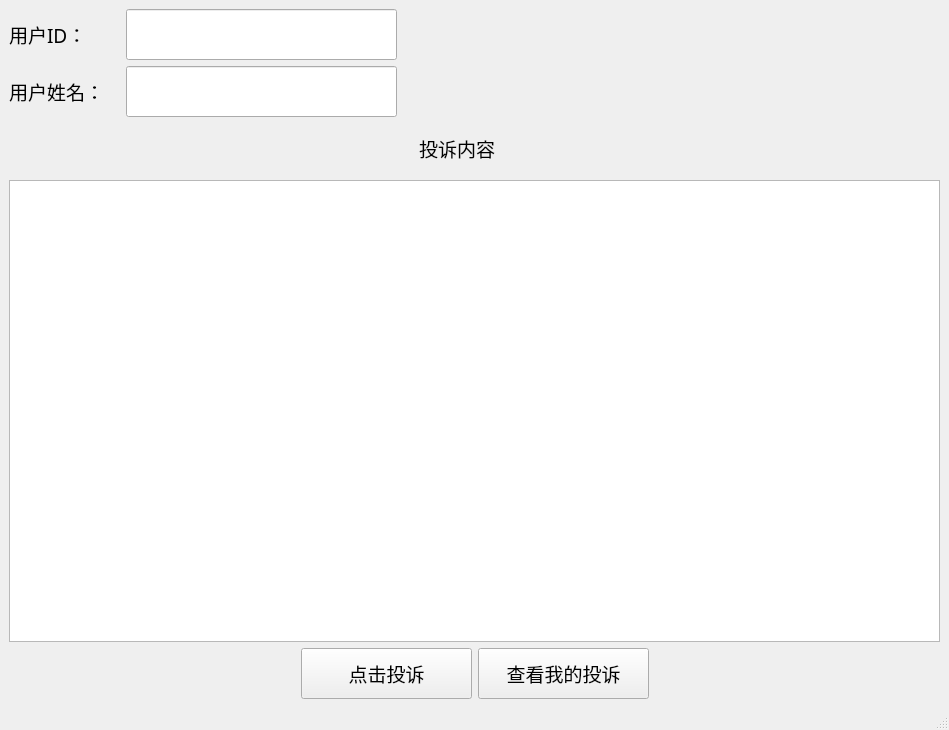
<?xml version="1.0" encoding="UTF-8"?>
<ui version="4.0">
 <class>complaintInfo_User</class>
 <widget class="QMainWindow" name="complaintInfo_User">
  <property name="geometry">
   <rect>
    <x>0</x>
    <y>0</y>
    <width>949</width>
    <height>730</height>
   </rect>
  </property>
  <property name="windowTitle">
   <string>MainWindow</string>
  </property>
  <widget class="QWidget" name="centralwidget">
   <layout class="QGridLayout" name="gridLayout">
    <item row="0" column="0">
     <layout class="QVBoxLayout" name="verticalLayout_5">
      <item>
       <layout class="QVBoxLayout" name="verticalLayout_4">
        <item>
         <layout class="QHBoxLayout" name="horizontalLayout">
          <item>
           <layout class="QVBoxLayout" name="verticalLayout">
            <item>
             <widget class="QLabel" name="label">
              <property name="minimumSize">
               <size>
                <width>111</width>
                <height>51</height>
               </size>
              </property>
              <property name="maximumSize">
               <size>
                <width>111</width>
                <height>51</height>
               </size>
              </property>
              <property name="font">
               <font>
                <family>宋体</family>
                <pointsize>14</pointsize>
               </font>
              </property>
              <property name="text">
               <string>用户ID：</string>
              </property>
             </widget>
            </item>
            <item>
             <widget class="QLabel" name="label_2">
              <property name="minimumSize">
               <size>
                <width>111</width>
                <height>51</height>
               </size>
              </property>
              <property name="maximumSize">
               <size>
                <width>111</width>
                <height>51</height>
               </size>
              </property>
              <property name="font">
               <font>
                <family>宋体</family>
                <pointsize>14</pointsize>
               </font>
              </property>
              <property name="text">
               <string>用户姓名：</string>
              </property>
             </widget>
            </item>
           </layout>
          </item>
          <item>
           <layout class="QVBoxLayout" name="verticalLayout_3">
            <item>
             <widget class="QLineEdit" name="lineEdit_id">
              <property name="minimumSize">
               <size>
                <width>271</width>
                <height>51</height>
               </size>
              </property>
              <property name="maximumSize">
               <size>
                <width>271</width>
                <height>51</height>
               </size>
              </property>
              <property name="font">
               <font>
                <family>宋体</family>
                <pointsize>14</pointsize>
               </font>
              </property>
             </widget>
            </item>
            <item>
             <widget class="QLineEdit" name="lineEdit_name">
              <property name="minimumSize">
               <size>
                <width>271</width>
                <height>51</height>
               </size>
              </property>
              <property name="maximumSize">
               <size>
                <width>271</width>
                <height>51</height>
               </size>
              </property>
              <property name="font">
               <font>
                <family>宋体</family>
                <pointsize>14</pointsize>
               </font>
              </property>
             </widget>
            </item>
           </layout>
          </item>
          <item>
           <spacer name="horizontalSpacer">
            <property name="orientation">
             <enum>Qt::Horizontal</enum>
            </property>
            <property name="sizeHint" stdset="0">
             <size>
              <width>40</width>
              <height>20</height>
             </size>
            </property>
           </spacer>
          </item>
          <item>
           <spacer name="horizontalSpacer_3">
            <property name="orientation">
             <enum>Qt::Horizontal</enum>
            </property>
            <property name="sizeHint" stdset="0">
             <size>
              <width>40</width>
              <height>20</height>
             </size>
            </property>
           </spacer>
          </item>
          <item>
           <spacer name="horizontalSpacer_2">
            <property name="orientation">
             <enum>Qt::Horizontal</enum>
            </property>
            <property name="sizeHint" stdset="0">
             <size>
              <width>40</width>
              <height>20</height>
             </size>
            </property>
           </spacer>
          </item>
         </layout>
        </item>
        <item>
         <layout class="QVBoxLayout" name="verticalLayout_2">
          <item alignment="Qt::AlignHCenter">
           <widget class="QLabel" name="label_3">
            <property name="minimumSize">
             <size>
              <width>111</width>
              <height>51</height>
             </size>
            </property>
            <property name="maximumSize">
             <size>
              <width>111</width>
              <height>51</height>
             </size>
            </property>
            <property name="font">
             <font>
              <family>宋体</family>
              <pointsize>14</pointsize>
             </font>
            </property>
            <property name="text">
             <string>投诉内容</string>
            </property>
           </widget>
          </item>
          <item>
           <widget class="QTextEdit" name="textEdit">
            <property name="font">
             <font>
              <family>宋体</family>
              <pointsize>14</pointsize>
             </font>
            </property>
           </widget>
          </item>
         </layout>
        </item>
       </layout>
      </item>
      <item>
       <layout class="QHBoxLayout" name="horizontalLayout_2">
        <item>
         <spacer name="horizontalSpacer_4">
          <property name="orientation">
           <enum>Qt::Horizontal</enum>
          </property>
          <property name="sizeHint" stdset="0">
           <size>
            <width>40</width>
            <height>20</height>
           </size>
          </property>
         </spacer>
        </item>
        <item>
         <widget class="QPushButton" name="pushButton">
          <property name="minimumSize">
           <size>
            <width>171</width>
            <height>51</height>
           </size>
          </property>
          <property name="maximumSize">
           <size>
            <width>171</width>
            <height>51</height>
           </size>
          </property>
          <property name="font">
           <font>
            <family>宋体</family>
            <pointsize>14</pointsize>
           </font>
          </property>
          <property name="text">
           <string>点击投诉</string>
          </property>
         </widget>
        </item>
        <item>
         <widget class="QPushButton" name="pushButton_2">
          <property name="minimumSize">
           <size>
            <width>171</width>
            <height>51</height>
           </size>
          </property>
          <property name="maximumSize">
           <size>
            <width>171</width>
            <height>51</height>
           </size>
          </property>
          <property name="font">
           <font>
            <family>宋体</family>
            <pointsize>14</pointsize>
           </font>
          </property>
          <property name="text">
           <string>查看我的投诉</string>
          </property>
         </widget>
        </item>
        <item>
         <spacer name="horizontalSpacer_5">
          <property name="orientation">
           <enum>Qt::Horizontal</enum>
          </property>
          <property name="sizeHint" stdset="0">
           <size>
            <width>40</width>
            <height>20</height>
           </size>
          </property>
         </spacer>
        </item>
       </layout>
      </item>
     </layout>
    </item>
   </layout>
  </widget>
  <widget class="QMenuBar" name="menubar">
   <property name="geometry">
    <rect>
     <x>0</x>
     <y>0</y>
     <width>949</width>
     <height>25</height>
    </rect>
   </property>
  </widget>
  <widget class="QStatusBar" name="statusbar"/>
 </widget>
 <resources/>
 <connections/>
</ui>
